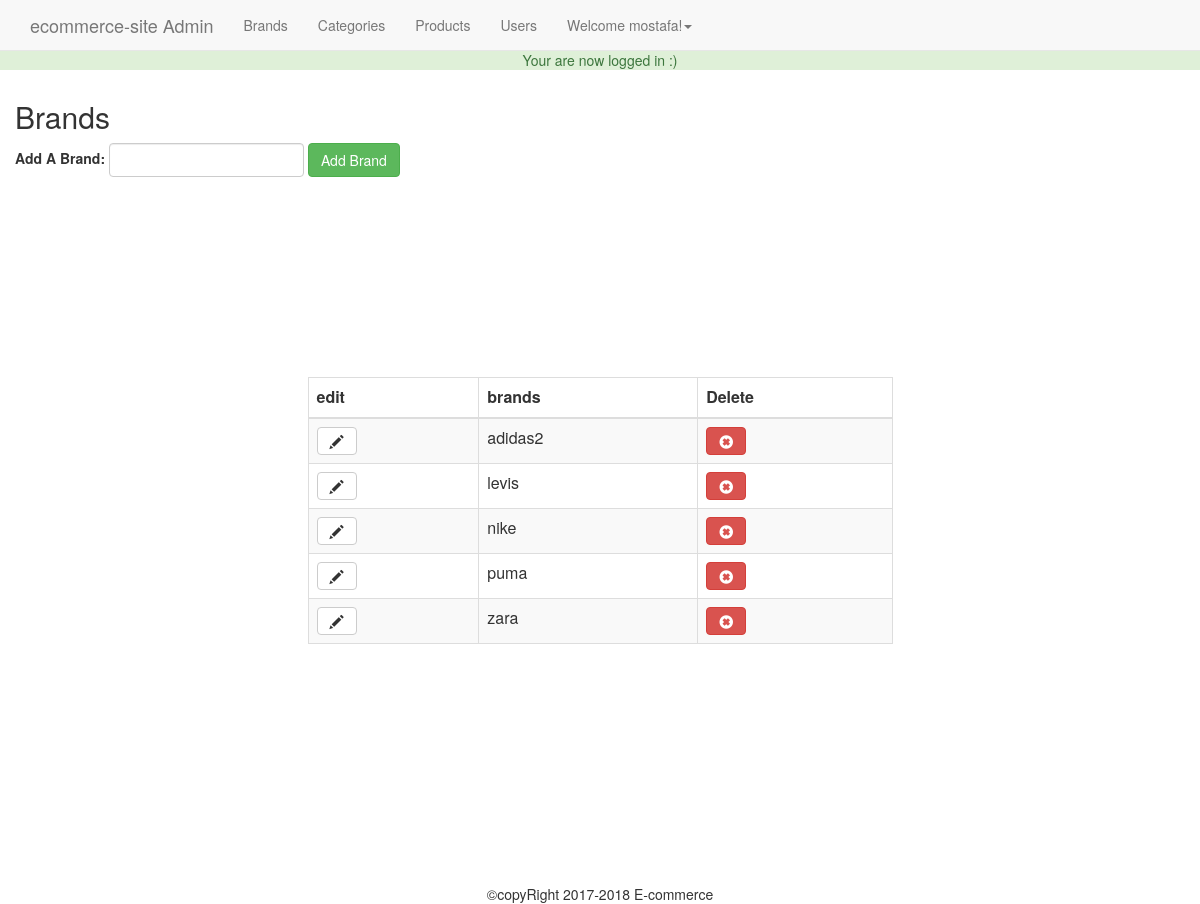
The app's page /admin/brand.php (signed in) with its own data.
### tables this page shows
CREATE TABLE `brand` (
  `id` int(11) NOT NULL,
  `brand` varchar(255) NOT NULL
);

### admin/brand.php (the view, shortened to what this page needs)
<?php
require_once '../core/conn.php';
include "includes/head.php";
include "includes/navigation.php";
$sql= "select * from brand order by brand";
$result_all= $db->query($sql);
?>
<h2 class="center-block"> Brands</h2>
<form action="brand.php?<?= ((isset($_GET['edit'])))?'edit='.$edited_id:''?>" method="post" class="form-inline">
    <div class="form-group">
        <?php
        $value='';
        ?>
        <label for="brand"><?= ((isset($_GET['edit'])))?'Edit A':'Add A'?> Brand:</label>
    <input type="text" name="brand" class="form-control" id="brand" value="<?= $value;?>">
        <button type="submit" class="btn btn-success" name ="add_submit"><?= ((isset($_GET['edit'])))?'Edit ':'Add '?> Brand</button>
    </div>
</form>
<table class="table table-bordered table-striped btable">
    <thead>
    <th>edit</th>
    <th>brands</th>
    <th>Delete</th>
    </thead>
    <tbody>
    <?php while ($brands=mysqli_fetch_assoc($result_all)):?>
    <tr>
        <td><a href="brand.php?edit=<?php echo $brands['id']?>" class="btn btn-md btn-default"><span class="glyphicon glyphicon-pencil"></span></a></td>
        <td> <?php echo $brands['brand']?></td>
        <td><a href="brand.php?delete=<?php echo $brands['id']?>" class="btn btn-md btn-danger"><span class="glyphicon glyphicon-remove-sign"></span></a></td>
    </tr>
    <?php endwhile;?>
    </tbody>
</table>
<?php include "includes/footer.php";?>

### css/main.css (style rules this page uses)
body { padding-top: 50px; }
.btable { margin: 200px auto; width: 50%; }

### records on screen
brand: brand "adidas2"
brand: brand "levis"
brand: brand "nike"
brand: brand "puma"
brand: brand "zara"

### other values on screen
$_SESSION['flash-msg'] "Your are now logged in :)"
$user_data['first'] "mostafa"
